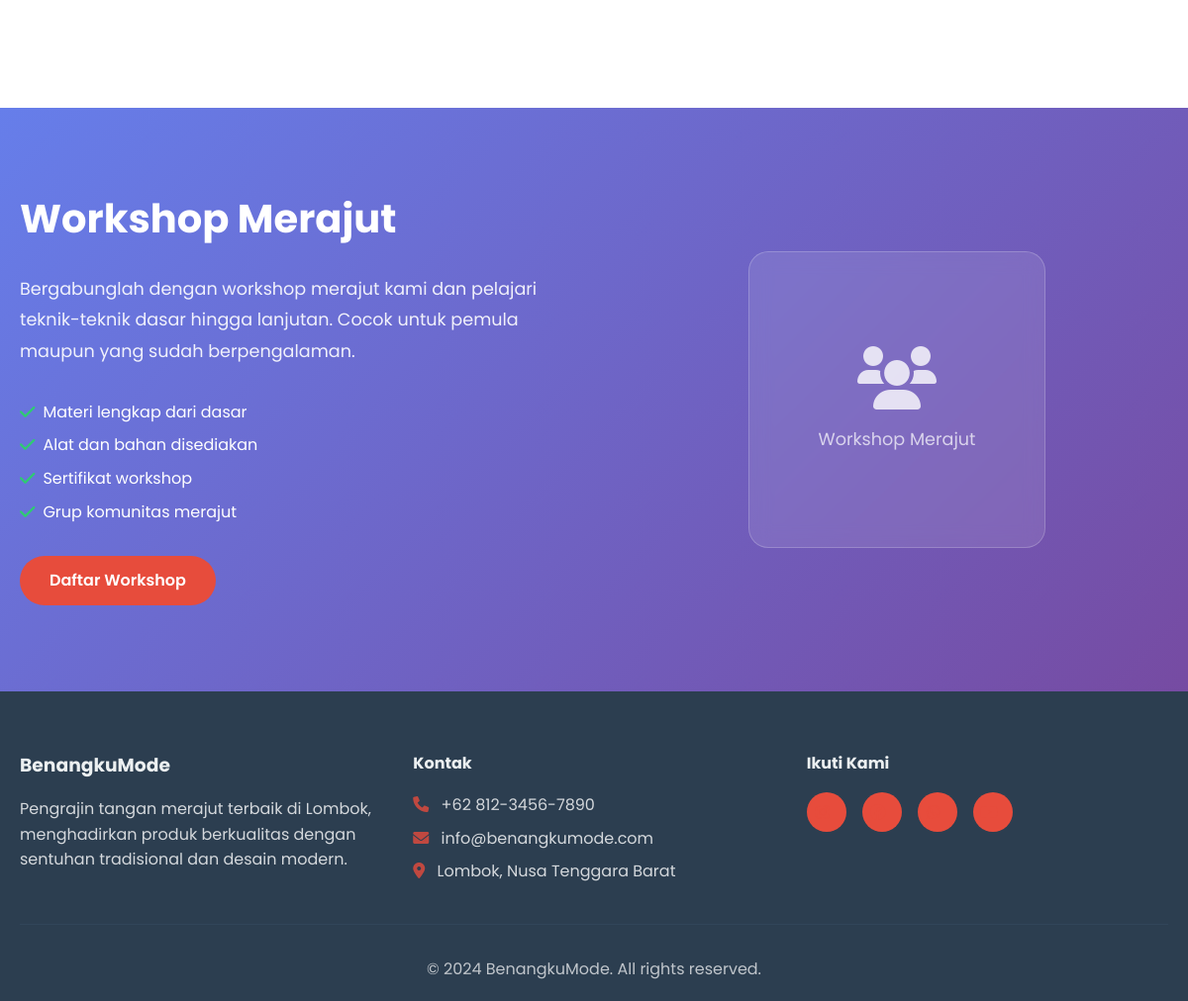
Before: / (lower part) with the older database file.
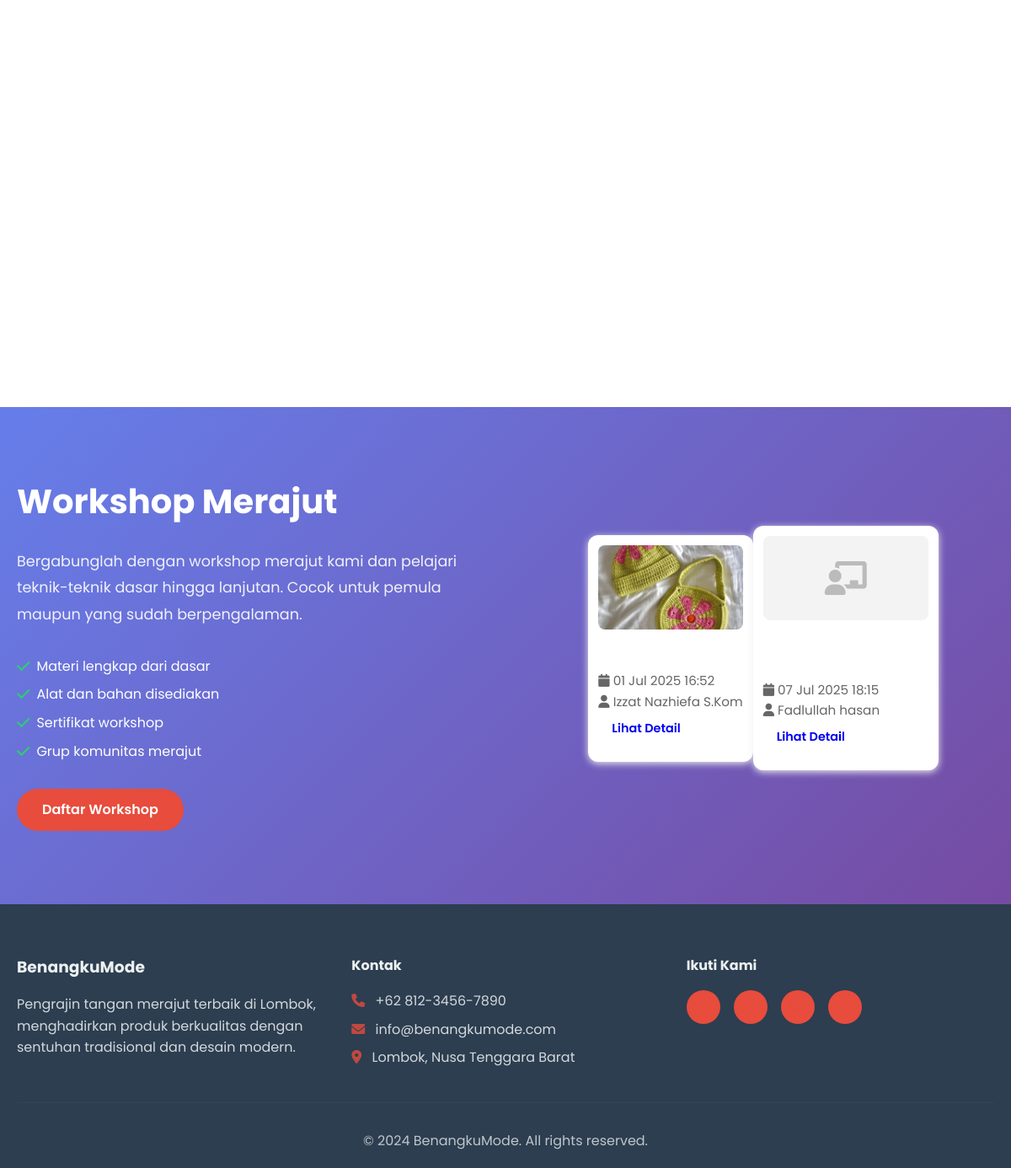
After: the same page with the newer database file.
### tables this page shows
CREATE TABLE `workshops` (
  `id` int(11) NOT NULL,
  `title` varchar(200) NOT NULL,
  `description` text DEFAULT NULL,
  `category_id` int(11) DEFAULT NULL,
  `instructor` varchar(100) DEFAULT NULL,
  `max_participants` int(11) DEFAULT 20,
  `current_participants` int(11) DEFAULT 0,
  `price` decimal(10,2) NOT NULL,
  `duration` varchar(50) DEFAULT NULL,
  `start_date` datetime DEFAULT NULL,
  `end_date` datetime DEFAULT NULL,
  `location` varchar(200) DEFAULT NULL,
  `image` varchar(255) DEFAULT NULL,
  `is_active` tinyint(1) DEFAULT 1,
  `is_past_event` tinyint(1) DEFAULT 0,
  `created_at` timestamp NOT NULL DEFAULT current_timestamp(),
  `updated_at` timestamp NOT NULL DEFAULT current_timestamp() ON UPDATE current_timestamp()
);

### index.php (the view, shortened to what this page needs)
<?php
require_once 'config/database.php';
$workshopPreviews = [];
$res = mysqli_query($conn, "SELECT * FROM workshops WHERE is_active=1 AND is_past_event=0 ORDER BY start_date ASC LIMIT 3");
while ($row = mysqli_fetch_assoc($res)) {
    $workshopPreviews[] = $row;
}
?>
<!DOCTYPE html>
<html lang="id">
<head>
    <link rel="stylesheet" href="assets/css/style.css">
    <link rel="stylesheet" href="https://cdnjs.cloudflare.com/ajax/libs/font-awesome/6.0.0/css/all.min.css">
</head>
<body>
    <section class="products-preview">
        <div class="container">
            <div class="products-grid">
            <div class="text-center">
            </div>
        </div>
    </section>
    <section class="workshop-preview">
        <div class="container">
            <div class="workshop-content">
                <div class="workshop-text">
                    <h2>Workshop Merajut</h2>
                    <p>Bergabunglah dengan workshop merajut kami dan pelajari teknik-teknik dasar hingga lanjutan.
                    Cocok untuk pemula maupun yang sudah berpengalaman.</p>
                    <ul class="workshop-benefits">
                        <li><i class="fas fa-check"></i> Materi lengkap dari dasar</li>
                        <li><i class="fas fa-check"></i> Alat dan bahan disediakan</li>
                        <li><i class="fas fa-check"></i> Sertifikat workshop</li>
                        <li><i class="fas fa-check"></i> Grup komunitas merajut</li>
                    </ul>
                    <a href="workshop.php" class="btn btn-primary">Daftar Workshop</a>
                </div>
                <div class="workshop-image">
                    <?php if ($workshopPreviews): ?>
                        <?php foreach ($workshopPreviews as $w): ?>
                        <div class="workshop-preview-card" style="margin-bottom:18px; background:#fff; border-radius:12px; box-shadow:0 2px 8px #eee; padding:12px; max-width:220px;">
                            <?php if (!empty($w['image'])): ?>
                                <img src="assets/images/workshops/<?= htmlspecialchars($w['image']) ?>" alt="Gambar Workshop" style="width:100%;max-height:100px;object-fit:cover;border-radius:8px;">
                            <?php else: ?>
                                <div style="height:100px;display:flex;align-items:center;justify-content:center;background:#f3f3f3;border-radius:8px;">
                                    <i class="fas fa-chalkboard-teacher" style="font-size:2.5rem;color:#bbb;"></i>
                                </div>
                            <?php endif; ?>
                            <h4 style="font-size:1.1rem;margin:10px 0 4px;"><?= htmlspecialchars($w['title']) ?></h4>
                            <div style="font-size:0.95em;color:#666;">
                                <i class="fas fa-calendar"></i> <?= date('d M Y H:i', strtotime($w['start_date'])) ?><br>
                                <i class="fas fa-user"></i> <?= htmlspecialchars($w['instructor']) ?>
                            </div>
                            <a href="workshop.php" class="btn btn-sm btn-outline-primary mt-2">Lihat Detail</a>
                        </div>
                        <?php endforeach; ?>
                    <?php else: ?>
                        <div class="workshop-placeholder">
                            <i class="fas fa-users"></i>
                            <p>Workshop Merajut</p>
                        </div>
                    <?php endif; ?>
                </div>
            </div>
        </div>
    </section>
    <footer class="footer">
        <div class="container">
            <div class="footer-content">
                <div class="footer-section">
                    <h3>BenangkuMode</h3>
                    <p>Pengrajin tangan merajut terbaik di Lombok, menghadirkan produk berkualitas dengan sentuhan tradisional dan desain modern.</p>
                </div>
                <div class="footer-section">
                    <h4>Kontak</h4>
                    <p><i class="fas fa-phone"></i> +62 812-3456-7890</p>
                    <p><i class="fas fa-envelope"></i> info@benangkumode.com</p>
                    <p><i class="fas fa-map-marker-alt"></i> Lombok, Nusa Tenggara Barat</p>
                </div>
                <div class="footer-section">
                    <h4>Ikuti Kami</h4>
                    <div class="social-links">
                        <a href="#"><i class="fab fa-instagram"></i></a>
                        <a href="#"><i class="fab fa-facebook"></i></a>
                        <a href="#"><i class="fab fa-whatsapp"></i></a>
                        <a href="#"><i class="fab fa-youtube"></i></a>
                    </div>
                </div>
            </div>
            <div class="footer-bottom">
                <p>&copy; 2024 BenangkuMode. All rights reserved.</p>
            </div>
        </div>
    </footer>
</body>
</html>

Changed rows visible on the page:
added workshops: image (picture), start_date "01 Jul 2025 16:52", instructor "Izzat Nazhiefa S.Kom"
added workshops: start_date "07 Jul 2025 18:15", instructor "Fadlullah hasan"
Other visible differences:
text no longer shown: "Workshop Merajut"
